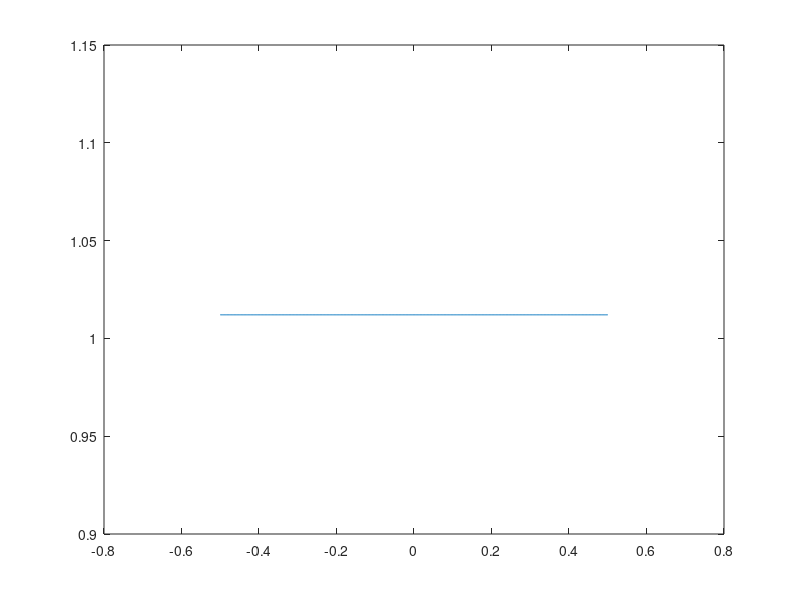

Here is the MATLAB script that generated this plot:
lambda=500e-9;
k=2*pi/lambda;
F=0.1;
p=5e-6;
a=1e-3;
x0=1.6;
size=501;
x=linspace(-0.5,0.5,size);
xt=linspace(-0.5,0.5,size);
delta=1/(size-1);
E=zeros(size,1);
U=zeros(size,1);
% for t1------------------------------------------
%t=linspace(-0.5,0.5,size); 
%y1=tripuls(t,p/4);
% for t3------------------------------------------
%t=linspace(-0.5,0.5,size);                         %                                          %
%y3=rectpuls(t,p/2);
%--------------------------------------------------
for jj=1:size
    E(jj)=0;
    for ii=1:size
        %t=y1(ii);
        t=1+exp(1i*k*x(ii)/p)/2+exp(-1i*k*x(ii)/p)/2; %t2
        %t=y3(ii); %t3
        local=t*exp(1i*k*x(ii)*xt(jj)/F);
        E(jj)=E(jj)+local*delta;
    end
end
for jj=1:size
    U(jj)=0;
    for ii=1:size
        if x(ii)>=0
            t=E(ii).*exp(1i*k*x(ii)*xt(jj)/F); % tc
            %t=exp(1i*pi)*E(ii).*exp(1i*k*x(ii)*xt(jj)/F); %td
            U(jj)=U(jj)+t*delta;
        end
        %if abs(x(ii)-x0)<a/2 & abs(x(ii)+x0)<a/2
        %   t=E(ii).*exp(1i*k*x(ii)*xt(jj)/F); %tb
        %   U(jj)=U(jj)+t*delta;
        %end
    end
end
plot(xt,abs(U).^2);